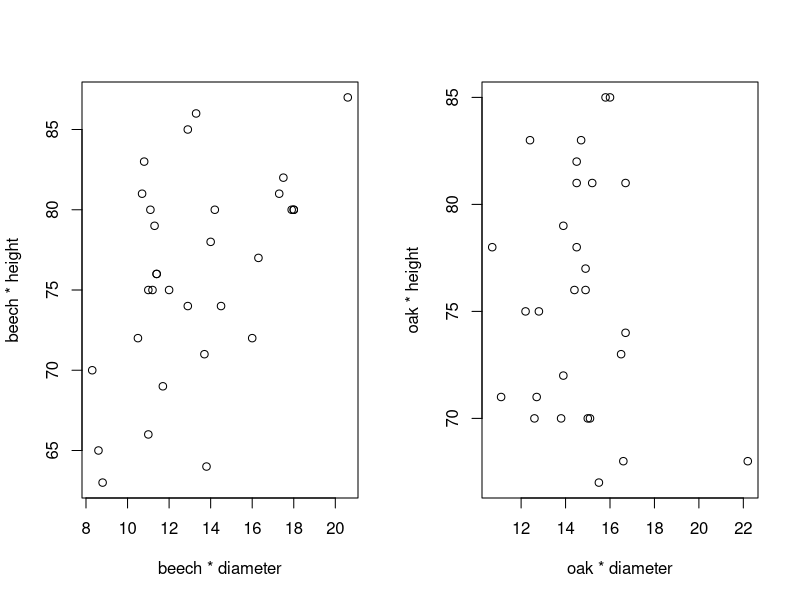
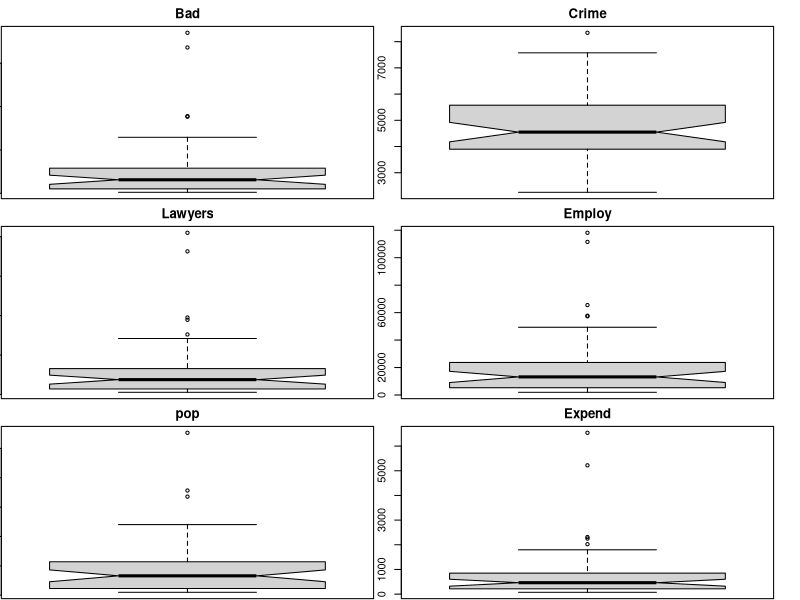
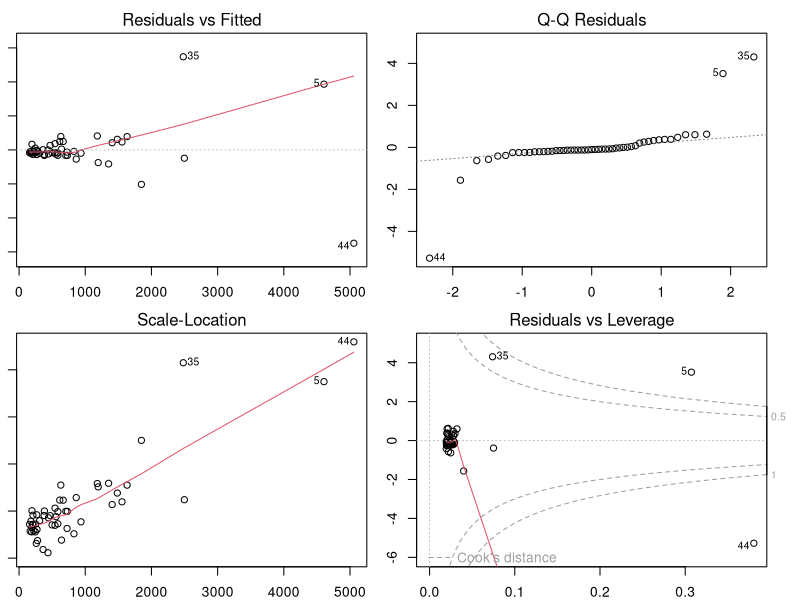
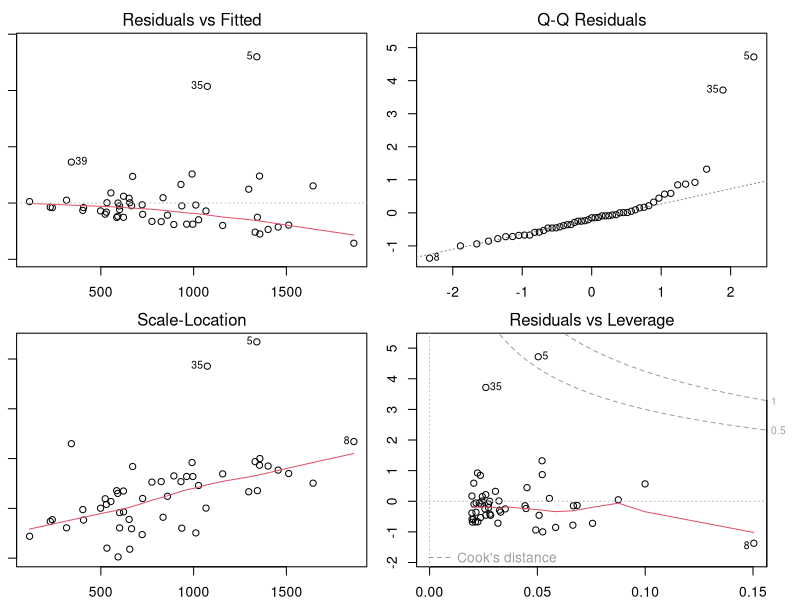
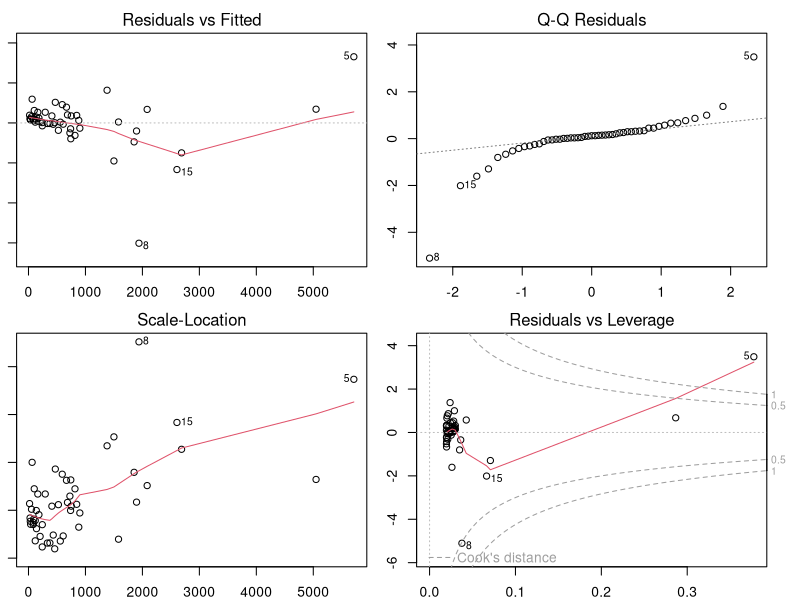
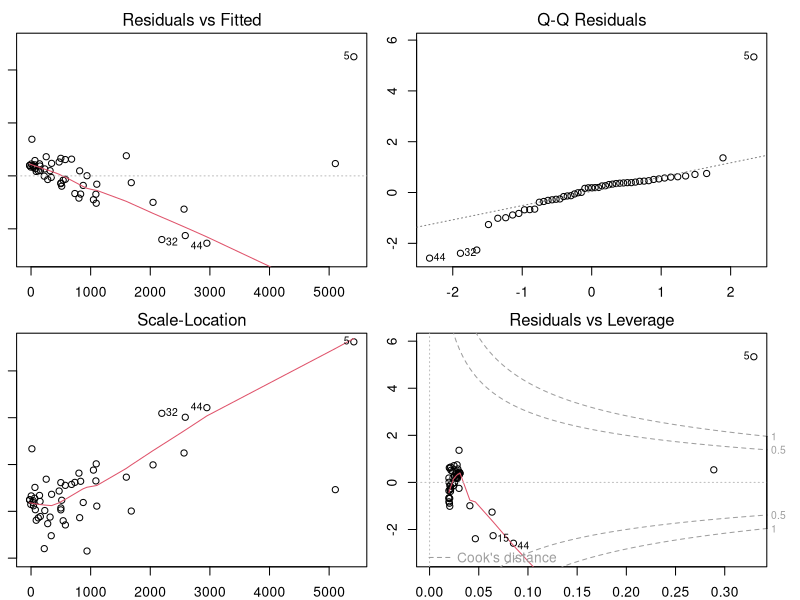
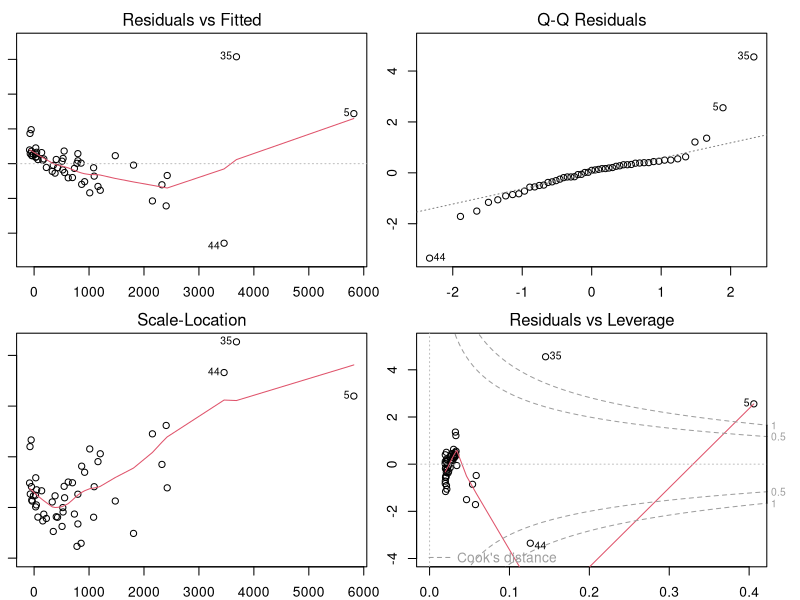
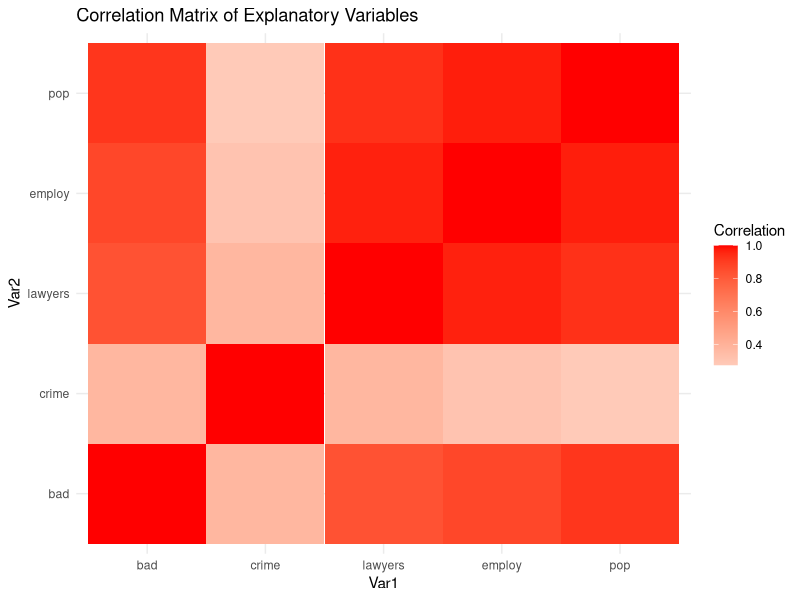

The R script that drew these images, in order: (Note: this script raises an error after producing the figures.)
## ---- chunk 1
options(digits=3)
## ---- chunk 2
# Load the dataset
tree_data <- read.csv("treeVolume.txt", header = TRUE, sep = "")
# Perform t-test
model_aov <- aov(volume ~ type, data = tree_data)
summary(model_aov)
## ---- chunk 3
# Perform t-test
t_test <- t.test(volume ~ type, data = tree_data)
t_test
## ---- chunk 4
# Estimate the volumes for the two tree types
aggregate(tree_data$volume, by = list(tree_data$type), mean)
## ---- chunk 5
# Fit a linear model with diameter and height as explanatory variables
model_lm <- lm(volume ~ diameter + height + type, data = tree_data)
summary(model_lm)
## ---- chunk 6
# Perform ANOVA to investigate the influence of diameter on volume for both tree types
model_aov_diameter <- aov(volume ~ diameter * type, data = tree_data)
summary(model_aov_diameter)
## ---- chunk 7
# Perform ANOVA to investigate the influence of height on volume for both tree types
model_aov_height <- aov(volume ~ height * type, data = tree_data)
summary(model_aov_height)
## ---- chunk 8
par(mfrow=c(1, 2))
plot(tree_data[tree_data$type == "beech", "diameter"],
     tree_data[tree_data$type == "beech", "height"], 
     xlab =  "beech * diameter", ylab = "beech * height")
plot(tree_data[tree_data$type == "oak", "diameter"],
     tree_data[tree_data$type == "oak", "height"], 
     xlab =  "oak * diameter", ylab = "oak * height")

cor.test(tree_data[tree_data$type == "beech", "diameter"],
         tree_data[tree_data$type == "beech", "height"])
cor.test(tree_data[tree_data$type == "oak", "diameter"], 
         tree_data[tree_data$type == "oak", "height"])
## ---- chunk 9
# Calculate the overall average diameter and height
avg_diameter <- mean(tree_data$diameter)
avg_height <- mean(tree_data$height)

# Predict the volume for a tree with the overall average diameter and height
predict(model_lm, newdata = data.frame(diameter = avg_diameter, height = avg_height, type = "beech"), interval = "confidence")
## ---- chunk 10

# fit a linear model with the transformed variables
transformed_model <- lm(log(volume) ~ log(tree_data$height) + log(tree_data$diameter) + type, data=tree_data)
# print the summary of the model to check the results
summary(transformed_model);

# fit a linear model with the transformed variables
model <- lm(volume ~ tree_data$height + tree_data$diameter + type, data=tree_data)
# print the summary of the model to check the results
summary(model);

## ---- chunk 11
data <- read.csv("expensescrime.txt", header = TRUE, sep = " ")
# scatterplots
par(mfrow=c(3,2), mar=c(0.1,0.1,2,2))

boxplot(data$bad, data = data, notch = TRUE, varwidth = TRUE, main = "Bad")
boxplot(data$crime, data = data, notch = TRUE, varwidth = TRUE, main = "Crime")
boxplot(data$lawyers, data = data, notch = TRUE, varwidth = TRUE, main = "Lawyers")
boxplot(data$employ, data = data, notch = TRUE, varwidth = TRUE, main = "Employ")
boxplot(data$pop, data = data, notch = TRUE, varwidth = TRUE, main = "pop")
boxplot(data$expend, data = data, notch = TRUE, varwidth = TRUE, main = "Expend")
## ---- chunk 12
par(mfrow=c(2,2), mar=c(2,1,2,2))
library(MASS)
rlm_fit1 <- lm(data$expend~data$bad, data=data)
rlm_fit2 <- lm(data$expend~data$crime, data=data)
rlm_fit3 <- lm(data$expend~data$lawyers, data=data)
rlm_fit4 <- lm(data$expend~data$employ, data=data)
rlm_fit5 <- lm(data$expend~data$pop, data=data)
plot(rlm_fit1)
plot(rlm_fit2)
plot(rlm_fit3)
plot(rlm_fit4)
plot(rlm_fit5)

## ---- chunk 13
library("reshape2")
library('ggplot2')
# calculate correlation matrix
cor_matrix <- cor(data[, c("bad", "crime", "lawyers", "employ", "pop")])

# plot correlation matrix
ggplot(data = reshape2::melt(cor_matrix)) +
  geom_tile(aes(x = Var1, y = Var2, fill = value)) +
  scale_fill_gradient2(low = "blue", high = "red", midpoint = 0,
                       name = "Correlation") +
  theme_minimal() +
  labs(title = "Correlation Matrix of Explanatory Variables")

round(cor_matrix,2)
pairs(cor_matrix)

## ---- chunk 14
library(MASS)

# fit full model
full_model <- lm(expend ~ bad + crime + lawyers + employ + pop, data=data)

# step-up method to find best model
full_model.step <- stepAIC(full_model, direction="both")

summary(full_model.step)
## ---- chunk 15
# create new data frame with hypothetical values
new_data <- data.frame(bad=50, crime=5000, lawyers=5000, employ=5000, pop=5000)

# predict expend using selected model
pred <- predict(full_model.step, newdata=new_data, interval="prediction", level=0.95)


pred
## ---- chunk 16
set.seed(73) #sheldon prime !
library(glmnet)
x <- as.matrix(data[, c("bad", "crime", "lawyers", "employ", "pop")])
y <- data$expend
train=sample(1:nrow(x),0.67*nrow(x)) # train by using 2/3 of the data
x.train=x[train,]; y.train=y[train] # data to train
x.test=x[-train,]; y.test=y[-train] # data to test the prediction quality


lasso.mod=glmnet(x.train,y.train,alpha=1)
cv.lasso=cv.glmnet(x.train,y.train,alpha=1,type.measure='mse')
plot(lasso.mod,label=T,xvar="lambda") #have a look at the lasso path
plot(cv.lasso) # the best lambda by cross-validation
plot(cv.lasso$glmnet.fit,xvar="lambda",label=T)
lambda.min=cv.lasso$lambda.min; lambda.1se=cv.lasso$lambda.1se
coef(lasso.model,s=cv.lasso$lambda.min) #beta’s for the best lambda
y.pred=predict(lasso.model,s=lambda.min,newx=x.test) #predict for test
mse.lasso=mean((y.test-y.pred)^2) #mse for the predicted test rows

## ---- chunk 17
#install.packages("glmnet")
library(glmnet)

# Convert data to matrix
x <- as.matrix(data[, c("bad", "crime", "lawyers", "employ", "pop")])
y <- data$expend

# Create LASSO model and choose lambda value using cross-validation
lasso.model <- cv.glmnet(x, y, alpha = 1)

cv.lasso <- cv.glmnet(x = as.matrix(data[, c("bad", "crime", "lawyers", "employ", "pop")]), y = data$expend, alpha = 1, nfolds = 10)
lasso.coef <- coef(lasso.model, s = cv.lasso$lambda.1se)
lasso.fit <- glmnet(x = data[, c("bad", "crime", "lawyers")], y = data$expend, alpha = 1)
# Model obtained in part b)
lm.fit <- lm(expend ~ bad + crime + lawyers + employ + pop, data = data)
summary(lm.fit)

# LASSO model
lasso.fit <- glmnet(x = data[, c("bad", "crime", "lawyers")], y = data$expend, alpha = 1)
lasso.coef <- coef(lasso.fit, s = cv.lasso$lambda.1se)[-1]
lasso.coef <- as.numeric(lasso.coef)
lasso.coef <- c(lasso.coef, rep(0, 2))
lasso.names <- names(lasso.coef)[-1]
lm.names <- names(coef(lm.fit))[-1]
selected.names <- lm.names[lm.names %in% lasso.names]
names(lasso.coef) <- selected.names

summary(lm.fit, coef = lasso.coef)




## ---- chunk 18
#install.packages("Hmisc")
library(ggplot2)
library(Hmisc)
## ---- chunk 19
data_titanic <- read.table("titanic.txt", header=TRUE)

plot(xtabs(~Survived + PClass + Sex, titanic))

## ---- chunk 20
ggplot(data=titanic, aes(x=Sex, fill=Survived)) + geom_bar(position="dodge")

## ---- chunk 21
v <- c('PClass','Survived','Age','Sex')
titanic <- data_titanic[, v]
describe(titanic,na.rm = TRUE, interp=FALSE,skew = TRUE, ranges = TRUE,trim=.1,
              type=3,check=TRUE,fast=NULL,quant=NULL,IQR=FALSE,omit=FALSE,data=NULL)
## ---- chunk 22
model  <- glm(Survived ~ PClass + Age + Sex, data = data_titanic, family = binomial())
summary(model_log1)
## ---- chunk 23
data = read.table(file = "coups.txt", header = TRUE)
pairs(data[,-1])
## ---- chunk 24
glmcoups = glm(miltcoup ~ oligarchy + pollib + parties + pctvote + popn + size + numelec + numregim, family = poisson, data = data)
summary(glmcoups)
## ---- chunk 25
glmcoups2 = glm(miltcoup~oligarchy+pollib+parties, family = poisson, data = data)
summary(glmcoups2)
## ---- chunk 26
avg1 =0.25138+0.09262*mean(data$oligarchy)-0.57410*0+0.02206*mean(data$parties)
avg2 =0.25138+0.09262*mean(data$oligarchy)-0.57410*1+0.02206*mean(data$parties)
avg3 =0.25138+0.09262*mean(data$oligarchy)-0.57410*2+0.02206*mean(data$parties)
avg =c(exp(avg1), exp(avg2), exp(avg3))
avg1; avg2; avg3; avg
